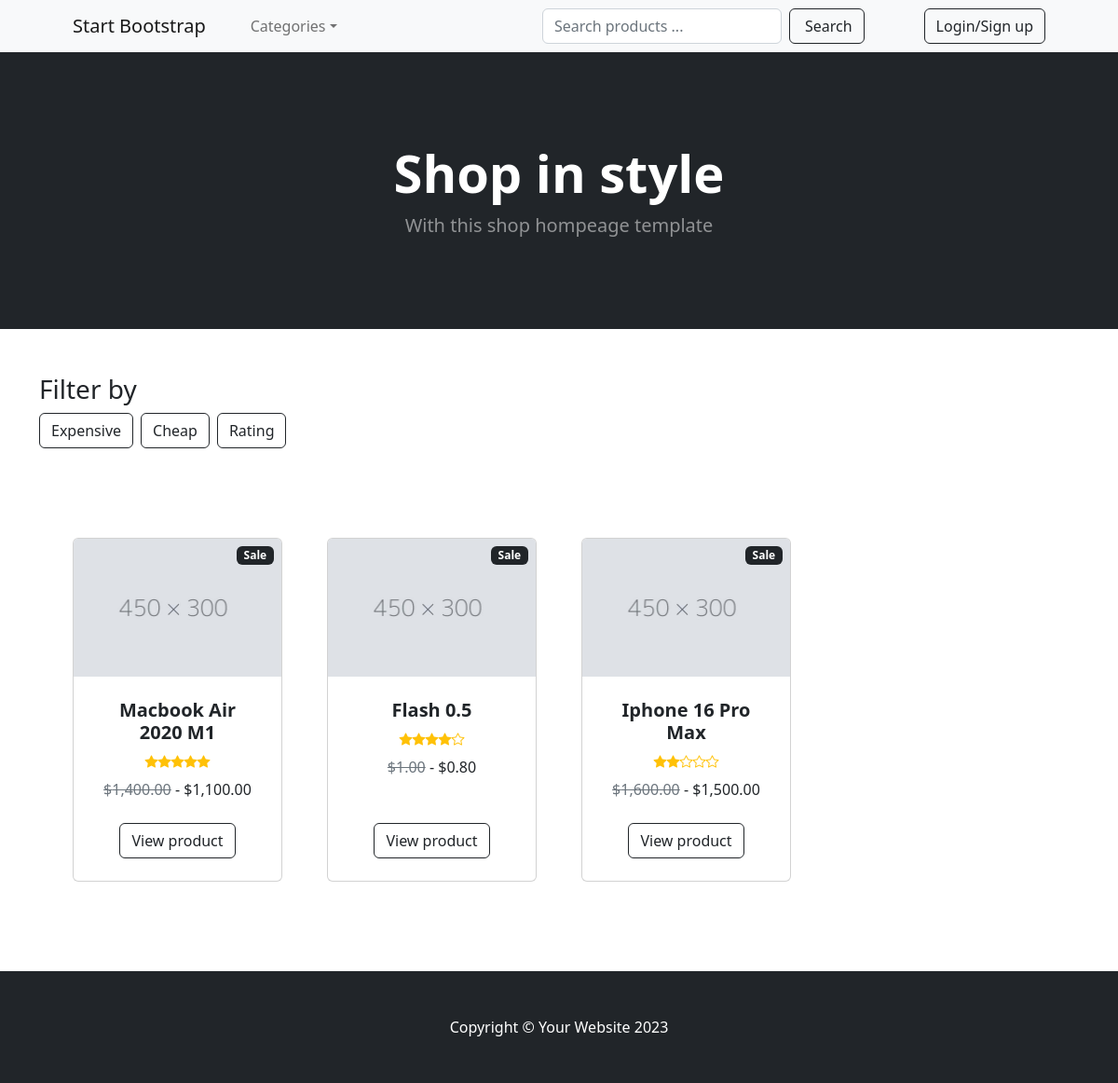
The app's page /?q=rating with its own data.
### app_main/models.py (models this page shows, shortened)
class Product(models.Model):
    RATINGS_CHOICES = (
        (1, 1),
        (2, 2),
        (3, 3),
        (4, 4),
        (5, 5),
    )
    name = models.CharField(max_length=100, unique=True)
    description = models.TextField()
    image = models.ImageField(
        upload_to='product-images/', default='product-images/default.jpg')
    old_price = models.DecimalField(decimal_places=2, max_digits=10)
    new_price = models.DecimalField(decimal_places=2, max_digits=10)
    is_sale = models.BooleanField(default=True)
    rating = models.IntegerField(choices=RATINGS_CHOICES)
    created = models.DateTimeField(auto_now_add=True)

### app_main/views.py (the view)
# urls.py: path('', views.home_page, name='home'),
def home_page(request):
    query = request.GET.get('q')
    search = request.GET.get('search', '')
    products = Product.objects.filter(name__icontains=search)
    if query:
        if query == 'expensive':
            products = products.order_by('-new_price')
        elif query == 'cheap':
            products = products.order_by('new_price')
        elif query == 'rating':
            products = products.order_by('-rating')
        elif query == 'new-arrivals':
            products = products.order_by('-created')
    context = {
        'products': products,
        'search': search,
        'is_home_page': True,
        'cart_products_quantity': len(request.user.cart_set.all()) if request.user.is_authenticated else '',
    }
    return render(request, 'index.html', context)

### templates/index.html (shortened to what this page needs)
{% extends 'base.html' %}
{% load humanize %}
{% block content %}
<header class="bg-dark py-5">
	<div class="container px-4 px-lg-5 my-5">
		<div class="text-center text-white">
			<h1 class="display-4 fw-bolder">Shop in style</h1>
			<p class="lead fw-normal text-white-50 mb-0">
				With this shop hompeage template
			</p>
		</div>
	</div>
</header>
<div class="container mt-5">
	<div class="text-left">
		<h3>Filter by</h3>
	</div>
	<div class="d-flex align-items-center gap-2">
		<div>
			<a class="btn btn-outline-dark mt-auto" id="filter-link" href="?q=expensive"> Expensive </a>
		</div>
		<div>
			<a class="btn btn-outline-dark mt-auto" id="filter-link" href="?q=cheap"> Cheap </a>
		</div>
		<div>
			<a class="btn btn-outline-dark mt-auto" id="filter-link" href="?q=rating"> Rating </a>
		</div>
	</div>
</div>
<section class="py-5">
	<div class="container px-4 px-lg-5 mt-5">
		<div
			class="row gx-4 gx-lg-5 row-cols-2 row-cols-md-3 row-cols-xl-4"
		>
			{% for product in products %}
				<div class="col mb-5">
					<div class="card h-100">
						{% if product.is_sale %}
							<div class="badge bg-dark text-white position-absolute" style="top: 0.5rem; right: 0.5rem">Sale</div>
						{% endif %}
						<img
							class="card-img-top"
							src="{{ product.image.url }}"
							alt="{{ product.name }}"
						/>
						<div class="card-body p-4">
							<div class="text-center">
								<h5 class="fw-bolder">{{ product.name }}</h5>
								<div
									class="d-flex justify-content-center small text-warning mb-2"
								>
									{% for star in '12345' %}
										{% if product.rating|default:0 >= star|add:"0" %}
											<div class="bi-star-fill"></div>
										{% else %}
											<div class="bi-star"></div>
										{% endif %}
									{% endfor %}
								</div>
								<del class="text-muted">${{ product.old_price|intcomma }}</del> - <span>${{ product.new_price|intcomma }}</span>
							</div>
						</div>
						<div class="card-footer p-4 pt-0 border-top-0 bg-transparent">
							<div class="text-center">
								<a class="btn btn-outline-dark mt-auto" href="{% url 'detail' product_id=product.id %}"
									>View product</a
								>
							</div>
						</div>
					</div>
				</div>
			{% endfor %}
		</div>
	</div>
</section>
{% endblock content %}

### records on screen
Product: is_sale "Sale", image (placeholder picture), name "Macbook Air 2020 M1", rating 5 (drawn), old_price "1,400.00", new_price "1,100.00"
Product: is_sale "Sale", image (placeholder picture), name "Flash 0.5", rating 4 (drawn), old_price "1.00", new_price "0.80"
Product: is_sale "Sale", image (placeholder picture), name "Iphone 16 Pro Max", rating 2 (drawn), old_price "1,600.00", new_price "1,500.00"
